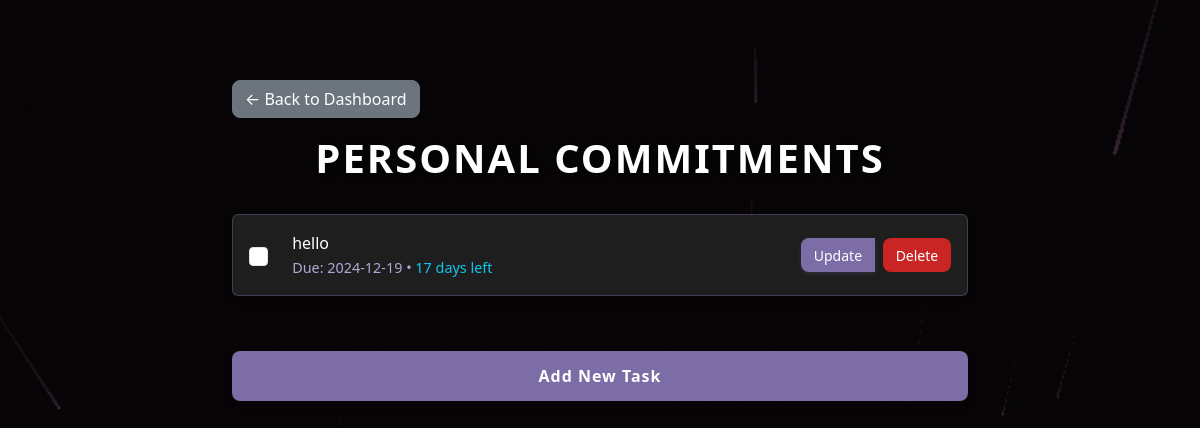
Page /personal_commitments (signed in) on the earlier database version.
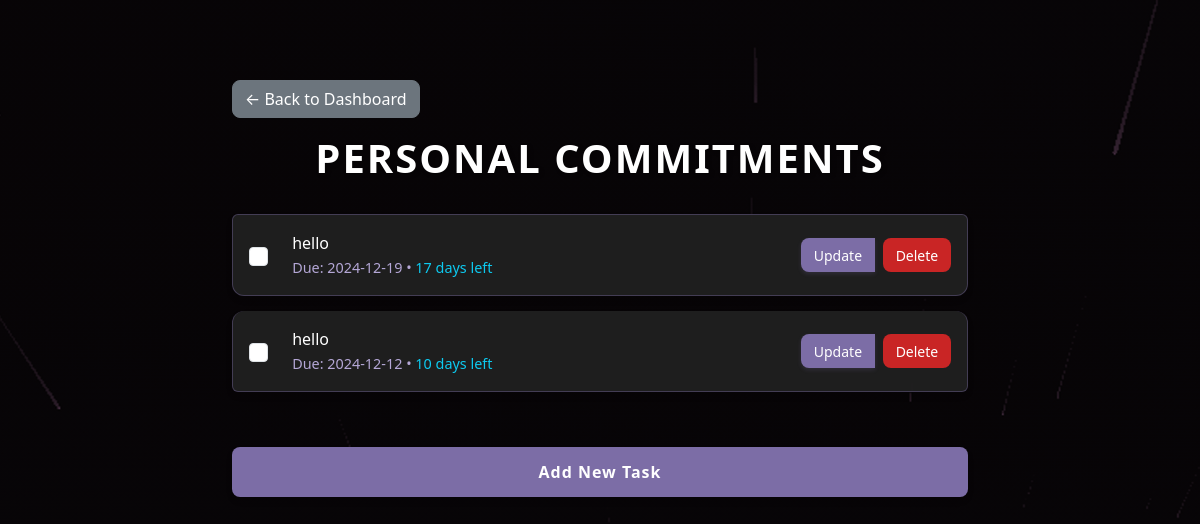
Same page on the later database version.
### flask_app/setup_db.py (models this page shows)
class ToDo(Base):
    __tablename__ = 'todo'
    id = Column(Integer, primary_key=True)
    task = Column(String, nullable=False)
    category = Column(String, nullable=False)
    completed = Column(Boolean, default=False)
    due_date = Column(DateTime, nullable=True)
    user_id = Column(Integer, ForeignKey('users.id'), nullable=False)
    user = relationship('User', back_populates='todos')

### flask_app/app.py (the view)
@app.route('/personal_commitments')
def personal_commitments():
    if 'user_id' not in session:
        return redirect(url_for('login'))
    todos = db_session.query(ToDo).filter_by(user_id=session['user_id'], category='Personal Commitments').all()
    return render_template('personal_commitments.html', todos=todos, calculate_days=calculate_days_remaining)

### flask_app/app.py (called while the page is built)
def calculate_days_remaining(due_date):
    if not due_date:
        return None
    today = date.today()
    days = (due_date.date() - today).days
    if days < 0:
        return "Overdue"
    elif days == 0:
        return "Due today"
    else:
        return f"{days} days left"

### flask_app/templates/personal_commitments.html (shortened to what this page needs)
<!DOCTYPE html>
<html lang="en">
<head>
    <link href="https://cdn.jsdelivr.net/npm/bootstrap@5.3.0-alpha3/dist/css/bootstrap.min.css" rel="stylesheet">
</head>
<body>
    <div class="container mt-5">
        <a href="{{ url_for('dashboard') }}" class="btn btn-secondary mb-3">← Back to Dashboard</a>
        <h1>Personal Commitments</h1>
        <div class="mt-4">
            {% if todos %}
                <ul class="list-group">
                    {% for todo in todos %}
                    <li class="list-group-item d-flex justify-content-between align-items-center">
                        <div class="d-flex align-items-center">
                            <form action="{{ url_for('toggle_todo', todo_id=todo.id) }}" method="POST" class="d-inline me-2">
                                <input type="checkbox" class="form-check-input" onchange="this.form.submit()"
                                       {% if todo.completed %}checked{% endif %}>
                            </form>
                            <div class="task-content">
                                <span {% if todo.completed %}class="text-decoration-line-through"{% endif %}>{{ todo.task }}</span>
                                {% if todo.due_date %}
                                    <br>
                                    <small class="text-muted due-date">
                                        Due: {{ todo.due_date.strftime('%Y-%m-%d') }}
                                        {% set days = calculate_days(todo.due_date) %}
                                        {% if days %}
                                            • <span class="{% if days == 'Overdue' %}text-danger{% elif days == 'Due today' %}text-warning{% else %}text-info{% endif %}">
                                                {{ days }}
                                            </span>
                                        {% endif %}
                                    </small>
                                {% endif %}
                            </div>
                        </div>
                        <div class="btn-group">
                            <a href="{{ url_for('update_todo', todo_id=todo.id) }}" class="btn btn-sm btn-primary me-2">Update</a>
                            <form action="{{ url_for('delete_todo', todo_id=todo.id) }}" method="POST" class="d-inline">
                                <button type="submit" class="btn btn-sm btn-danger">Delete</button>
                            </form>
                        </div>
                    </li>
                    {% endfor %}
                </ul>
            {% else %}
                <p class="text-center">No personal commitments found.</p>
            {% endif %}
        </div>
        <div class="mt-3">
            <a href="{{ url_for('add_todo') }}" class="btn btn-primary w-100 btn-add-task">Add New Task</a>
        </div>
    </div>
</body>
</html>

Differences in the rows shown:
added ToDo: task "hello", due_date "2024-12-12", days "10 days left"
